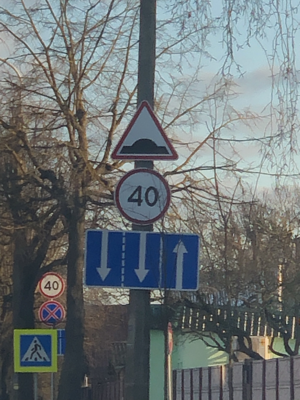
#> input picture File ( Images and Video)/Roadsign_Triangle.png, 300 x 400 px, given in place of Roadsign_Triangle.jpg, which was not available
$ jupyter execute --allow-errors Outlining_Shapes_with_Contours.ipynb   (text cells are left out)
#> lines starting #> are read from the running program, lines starting #| are printed output that depends on the picture; after the words box and inside, x2 and y2 are one past the last pixel; in counts of white or black regions, pixels touching at a corner belong together; pictures that were not available may be replaced by others from this repository, and a replacement may not be noted
[cell 1]
import cv2
import numpy as np
from google.colab.patches import cv2_imshow

[cell 2]
def detectAndOutlineShapes(img):
    contours, hierarchy = cv2.findContours(img, cv2.RETR_TREE, cv2.CHAIN_APPROX_SIMPLE)
    for cnt in contours:
        area = cv2.contourArea(cnt)
        if area > 500:
            peri = cv2.arcLength(cnt, True)
            approx = cv2.approxPolyDP(cnt, 0.02 * peri, True)
            objCor = len(approx)
            x, y, w, h = cv2.boundingRect(approx)

            # Detect triangles (3 vertices)
            if objCor == 3:
                cv2.drawContours(imgContour, [cnt], -1, (0, 255, 0), 4)
                cv2.putText(imgContour, "Triangle", (x, y - 10), cv2.FONT_HERSHEY_COMPLEX, 0.7, (255, 0, 0), 2)

            # Detect rectangles (4 vertices)
            elif objCor == 4:
                aspRatio = w / float(h)
                if 0.98 < aspRatio < 1.03:
                    cv2.drawContours(imgContour, [cnt], -1, (0, 0, 255), 4)
                    cv2.putText(imgContour, "Square", (x, y - 10), cv2.FONT_HERSHEY_COMPLEX, 0.7, (255, 0, 0), 2)
                else:
                    cv2.drawContours(imgContour, [cnt], -1, (255, 0, 0), 4)
                    cv2.putText(imgContour, "Rectangle", (x, y - 10), cv2.FONT_HERSHEY_COMPLEX, 0.7, (255, 0, 0), 2)

            # Detect circles (more than 4 vertices)
            elif objCor > 4:
                (x, y), radius = cv2.minEnclosingCircle(cnt)
                cv2.drawContours(imgContour, [cnt], -1, (0, 255, 255), 4)
                cv2.putText(imgContour, "Circle", (int(x) - 20, int(y) - 20), cv2.FONT_HERSHEY_COMPLEX, 0.7, (255, 0, 0), 2)

[cell 3]
path = 'Roadsign_Triangle.jpg'
img = cv2.imread(path)
#> img is the input picture: shape (400, 300, 3); mean B, G, R 117.1, 115.7, 108.8
imgContour = img.copy()

imgGray = cv2.cvtColor(img, cv2.COLOR_BGR2GRAY)
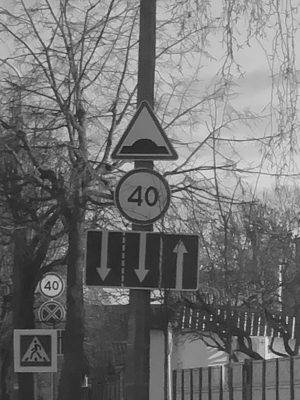
#> imgGray: shape (400, 300); min 28, max 230, mean 113.8

imgBlur = cv2.GaussianBlur(imgGray, (7, 7), 1)
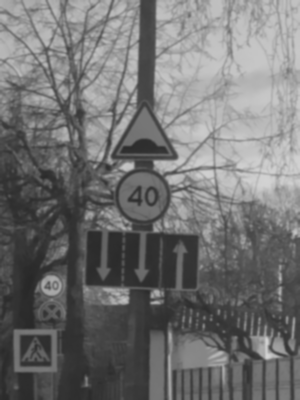
#> imgBlur: shape (400, 300); min 40, max 212, mean 113.8

imgCanny = cv2.Canny(imgBlur, 50, 50)
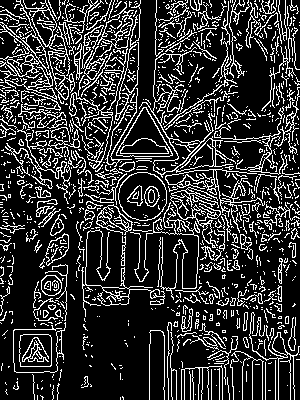
#> imgCanny: shape (400, 300); 20% white in thin lines or dots

[cell 4]
detectAndOutlineShapes(imgCanny)
#> in detectAndOutlineShapes, `contours, hierarchy = cv2.findContours(img, cv2.RETR_TREE, cv2.CHAIN_A..`: contours = 1350 contours, 1202 with area under 20; largest, box (x1, y1, x2, y2) and area: (118, 172, 167, 221) 1842, (118, 172, 167, 221) 1804, (116, 107, 173, 157) 1518, (116, 107, 173, 157) 1466, (19, 334, 52, 367) 1004
#> the loop in detectAndOutlineShapes, `for cnt in contours:` made 1350 passes
#> (area, peri, approx, objCor, w, h) on pass 93: (1004, 126.1, [[20, 335], [20, 366], [50, 366], [50, 335]], 4, 31, 32)
#> (area, peri, objCor, w, h, radius) on passes 94, 650, 651, 1101, 1104, 1320: (1001, 123.8, 5, 32, 33, 20.95), (1842.5, 161, 8, 48, 47, 24.9), (1804, 158, 8, 48, 47, 24.67), (881, 1461.5, 9, 97, 131, 67.75), (548.5, 165.4, 10, 39, 37, 21.8), (758.5, 792.4, 7, 41, 104, 55.25)
#> after the loop in detectAndOutlineShapes, `for cnt in contours:`:
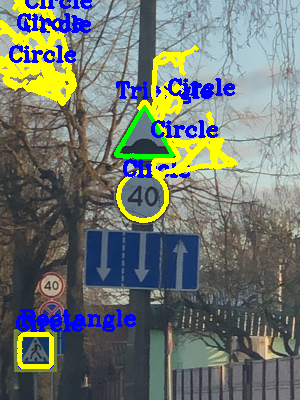
#> imgContour: shape (400, 300, 3); 11.77% of pixels changed, all inside (x1, y1, x2, y2) = (0, 0, 238, 369)

imgBlank = np.zeros_like(img)

#> (the rest of this cell did not finish here and is left out)

#> (a cell that did not finish here is left out)

[cell 6]
path = 'Roadsign_Circle.jpg'
img = cv2.imread(path)
#> (the rest of this cell did not finish here and is left out)

[cell 7]
detectAndOutlineShapes(imgCanny)
#> the loop in detectAndOutlineShapes (call 2), `for cnt in contours:` made 1350 passes
#> (area, peri, objCor, w, h, radius) on passes 94, 650, 651, 1101, 1104, 1320, 1326, 1332, 1336: (1001, 123.8, 5, 32, 33, 20.95), (1842.5, 161, 8, 48, 47, 24.9), (1804, 158, 8, 48, 47, 24.67), (881, 1461.5, 9, 97, 131, 67.75), (548.5, 165.4, 10, 39, 37, 21.8), (758.5, 792.4, 7, 41, 104, 55.25), (525, 165.3, 10, 25, 38, 18.66), (914.5, 1115.3, 10, 57, 100, 53.39), (526.5, 238.7, 9, 49, 26, 24.19)

imgBlank = np.zeros_like(img)

#> (the rest of this cell did not finish here and is left out)

#> (a cell that did not finish here is left out)

[cell 9]
path = 'Roadsign_Rectangle.jpg'
img = cv2.imread(path)
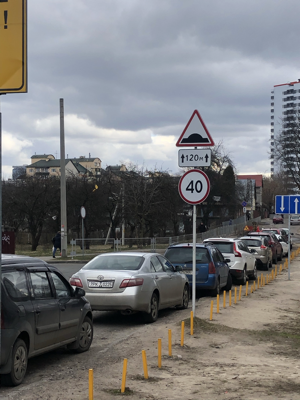
#> input picture File ( Images and Video)/Roadsign_Rectangle.png, 300 x 400 px, given in place of Roadsign_Rectangle.jpg, which was not available
#> img is the input picture: shape (400, 300, 3); mean B, G, R 120.9, 119.7, 119.4
imgContour = img.copy()

imgGray = cv2.cvtColor(img, cv2.COLOR_BGR2GRAY)
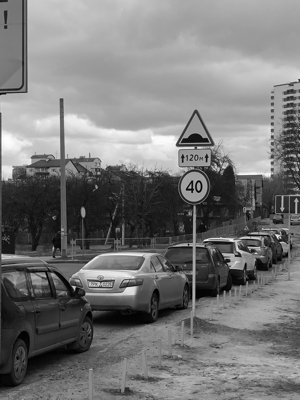
#> imgGray: shape (400, 300); min 0, max 254, mean 119.7

imgBlur = cv2.GaussianBlur(imgGray, (7, 7), 1)
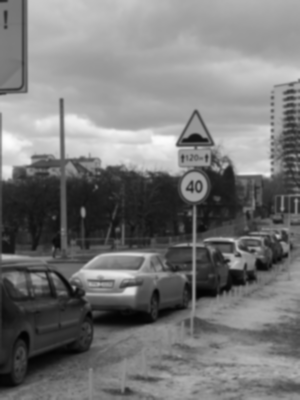
#> imgBlur: shape (400, 300); min 3, max 252, mean 119.7

imgCanny = cv2.Canny(imgBlur, 50, 50)
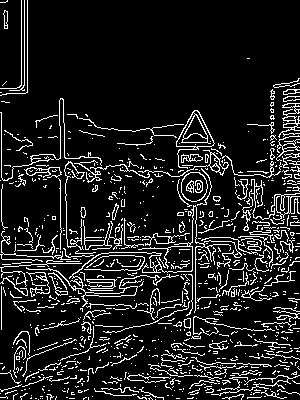
#> imgCanny: shape (400, 300); 12.1% white in thin lines or dots

[cell 10]
detectAndOutlineShapes(imgCanny)
#> in detectAndOutlineShapes (call 3), `contours, hierarchy = cv2.findContours(img, cv2.RETR_TREE, cv2.CHAIN_A..`: contours = 954 contours, 894 with area under 20; largest, box (x1, y1, x2, y2) and area: (176, 110, 215, 169) 838, (181, 172, 208, 202) 612, (181, 172, 208, 202) 590, (26, 205, 242, 313) 415, (176, 110, 215, 148) 352
#> the loop in detectAndOutlineShapes (call 3), `for cnt in contours:` made 954 passes
#> (area, peri, objCor, w, h, radius) on passes 791, 792, 916: (611.5, 93.01, 8, 27, 30, 15.08), (589.5, 90.67, 8, 27, 30, 14.93), (837.5, 217.8, 9, 39, 59, 29.89)
#> after the loop in detectAndOutlineShapes (call 3), `for cnt in contours:`:
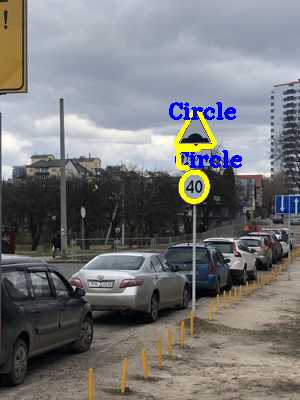
#> imgContour: shape (400, 300, 3); 1.82% of pixels changed, all inside (x1, y1, x2, y2) = (169, 102, 242, 204)
